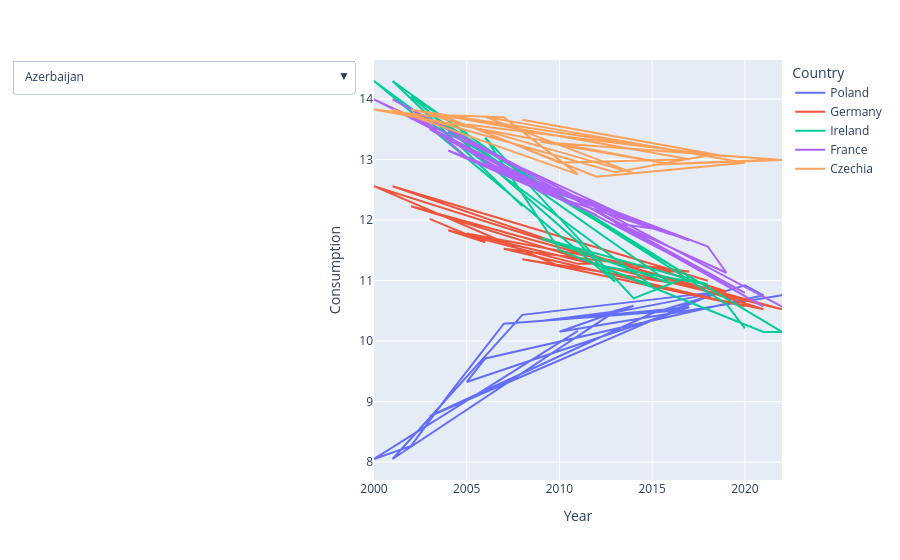

The code cell stored with this chart in its notebook:
### Code cell
fig = px.line(
    df_subset,
    x="Year",
    y="Consumption",
    color="Country"
)

fig.update_layout(
    updatemenus=[
        dict(
            buttons=[
                dict(
                    label=country,
                    method="update",
                    args=[{"visible": [c == country for c in df3["Country"].unique()]}]
                )
                for country in df3["Country"].unique()
            ],
            direction="down"
        )
    ]
)

fig.show()

### Figure 1 — Plotly figure (JSON) as saved in the notebook; plotly's stock layout.template omitted (floating-point values rounded to 4 significant figures)
{"data": [{"hovertemplate": "Country=Poland<br>Year=%{x}<br>Consumption=%{y}<extra></extra>", "legendgroup": "Poland", "line": {"color": "#636efa", "dash": "solid"}, "marker": {"symbol": "circle"}, "mode": "lines", "name": "Poland", "orientation": "v", "showlegend": true, "type": "scatter", "x": [2022, 2010, 2014, 2012, 2019, 2008, 2001, 2013, 2009, 2017, 2005, 2006, 2021, 2020, 2015, 2003, 2018, 2016, 2007, 2004, 2002, 2000, 2011], "xaxis": "x", "y": [10.76, 10.15, 10.58, 10.42, 10.83, 10.43, 8.05, 10.49, 10.33, 10.56, 9.323, 9.713, 10.76, 10.92, 10.46, 8.757, 10.74, 10.5, 10.29, 9.103, 8.267, 8.05, 10.17], "yaxis": "y"}, {"hovertemplate": "Country=Germany<br>Year=%{x}<br>Consumption=%{y}<extra></extra>", "legendgroup": "Germany", "line": {"color": "#EF553B", "dash": "solid"}, "marker": {"symbol": "circle"}, "mode": "lines", "name": "Germany", "orientation": "v", "showlegend": true, "type": "scatter", "x": [2018, 2001, 2013, 2014, 2015, 2019, 2008, 2009, 2021, 2000, 2010, 2020, 2007, 2017, 2016, 2005, 2022, 2002, 2012, 2011, 2004, 2006, 2003], "xaxis": "x", "y": [11.0, 12.56, 11.3, 11.22, 11.21, 10.82, 11.35, 11.3, 10.53, 12.56, 11.24, 10.58, 11.53, 11.15, 11.15, 11.78, 10.53, 12.23, 11.28, 11.28, 11.83, 11.63, 12.02], "yaxis": "y"}, {"hovertemplate": "Country=Ireland<br>Year=%{x}<br>Consumption=%{y}<extra></extra>", "legendgroup": "Ireland", "line": {"color": "#00cc96", "dash": "solid"}, "marker": {"symbol": "circle"}, "mode": "lines", "name": "Ireland", "orientation": "v", "showlegend": true, "type": "scatter", "x": [2008, 2001, 2007, 2017, 2014, 2006, 2010, 2021, 2022, 2004, 2005, 2002, 2011, 2013, 2000, 2015, 2012, 2018, 2009, 2016, 2003, 2019, 2020], "xaxis": "x", "y": [12.23, 14.3, 12.98, 11.07, 10.71, 13.36, 11.51, 10.15, 10.15, 13.46, 13.44, 14.05, 11.64, 10.98, 14.3, 10.91, 11.26, 10.94, 11.7, 10.96, 13.76, 10.61, 10.21], "yaxis": "y"}, {"hovertemplate": "Country=France<br>Year=%{x}<br>Consumption=%{y}<extra></extra>", "legendgroup": "France", "line": {"color": "#ab63fa", "dash": "solid"}, "marker": {"symbol": "circle"}, "mode": "lines", "name": "France", "orientation": "v", "showlegend": true, "type": "scatter", "x": [2002, 2005, 2008, 2017, 2007, 2010, 2000, 2015, 2013, 2021, 2011, 2014, 2019, 2018, 2006, 2012, 2004, 2016, 2009, 2003, 2020, 2001, 2022], "xaxis": "x", "y": [13.84, 13.04, 12.65, 11.66, 12.83, 12.43, 14.0, 11.86, 11.95, 10.57, 12.31, 11.83, 11.13, 11.56, 12.96, 12.08, 13.15, 11.77, 12.47, 13.5, 10.8, 14.0, 10.57], "yaxis": "y"}, {"hovertemplate": "Country=Czechia<br>Year=%{x}<br>Consumption=%{y}<extra></extra>", "legendgroup": "Czechia", "line": {"color": "#FFA15A", "dash": "solid"}, "marker": {"symbol": "circle"}, "mode": "lines", "name": "Czechia", "orientation": "v", "showlegend": true, "type": "scatter", "x": [2008, 2019, 2005, 2010, 2017, 2002, 2018, 2013, 2001, 2011, 2007, 2003, 2014, 2006, 2020, 2012, 2004, 2000, 2016, 2009, 2022, 2015, 2021], "xaxis": "x", "y": [13.66, 13.05, 13.58, 12.95, 13.01, 13.82, 13.07, 12.79, 13.83, 12.76, 13.7, 13.74, 12.78, 13.71, 12.95, 12.72, 13.69, 13.83, 12.92, 13.29, 12.99, 12.92, 12.99], "yaxis": "y"}], "layout": {"legend": {"title": {"text": "Country"}, "tracegroupgap": 0}, "margin": {"t": 60}, "updatemenus": [{"buttons": [{"args": [{"visible": [true, false, false, false, false, false, false, false, false, false, false, false, false, false, false, false, false, false, false, false, false, false, false, false, false, false, false, false, false, false, false, false, false, false, false, false, false, false, false, false, false, false, false, false, false, false, false, false, false, false, false]}], "label": "Azerbaijan", "method": "update"}, {"args": [{"visible": [false, true, false, false, false, false, false, false, false, false, false, false, false, false, false, false, false, false, false, false, false, false, false, false, false, false, false, false, false, false, false, false, false, false, false, false, false, false, false, false, false, false, false, false, false, false, false, false, false, false, false]}], "label": "Portugal", "method": "update"}, {"args": [{"visible": [false, false, true, false, false, false, false, false, false, false, false, false, false, false, false, false, false, false, false, false, false, false, false, false, false, false, false, false, false, false, false, false, false, false, false, false, false, false, false, false, false, false, false, false, false, false, false, false, false, false, false]}], "label": "Tajikistan", "method": "update"}, {"args": [{"visible": [false, false, false, true, false, false, false, false, false, false, false, false, false, false, false, false, false, false, false, false, false, false, false, false, false, false, false, false, false, false, false, false, false, false, false, false, false, false, false, false, false, false, false, false, false, false, false, false, false, false, false]}], "label": "Netherlands (Kingdom of the)", "method": "update"}, {"args": [{"visible": [false, false, false, false, true, false, false, false, false, false, false, false, false, false, false, false, false, false, false, false, false, false, false, false, false, false, false, false, false, false, false, false, false, false, false, false, false, false, false, false, false, false, false, false, false, false, false, false, false, false, false]}], "label": "Poland", "method": "update"}, {"args": [{"visible": [false, false, false, false, false, true, false, false, false, false, false, false, false, false, false, false, false, false, false, false, false, false, false, false, false, false, false, false, false, false, false, false, false, false, false, false, false, false, false, false, false, false, false, false, false, false, false, false, false, false, false]}], "label": "Latvia", "method": "update"}, {"args": [{"visible": [false, false, false, false, false, false, true, false, false, false, false, false, false, false, false, false, false, false, false, false, false, false, false, false, false, false, false, false, false, false, false, false, false, false, false, false, false, false, false, false, false, false, false, false, false, false, false, false, false, false, false]}], "label": "Kazakhstan", "method": "update"}, {"args": [{"visible": [false, false, false, false, false, false, false, true, false, false, false, false, false, false, false, false, false, false, false, false, false, false, false, false, false, false, false, false, false, false, false, false, false, false, false, false, false, false, false, false, false, false, false, false, false, false, false, false, false, false, false]}], "label": "Malta", "method": "update"}, {"args": [{"visible": [false, false, false, false, false, false, false, false, true, false, false, false, false, false, false, false, false, false, false, false, false, false, false, false, false, false, false, false, false, false, false, false, false, false, false, false, false, false, false, false, false, false, false, false, false, false, false, false, false, false, false]}], "label": "Israel", "method": "update"}, {"args": [{"visible": [false, false, false, false, false, false, false, false, false, true, false, false, false, false, false, false, false, false, false, false, false, false, false, false, false, false, false, false, false, false, false, false, false, false, false, false, false, false, false, false, false, false, false, false, false, false, false, false, false, false, false]}], "label": "Andorra", "method": "update"}, {"args": [{"visible": [false, false, false, false, false, false, false, false, false, false, true, false, false, false, false, false, false, false, false, false, false, false, false, false, false, false, false, false, false, false, false, false, false, false, false, false, false, false, false, false, false, false, false, false, false, false, false, false, false, false, false]}], "label": "Denmark", "method": "update"}, {"args": [{"visible": [false, false, false, false, false, false, false, false, false, false, false, true, false, false, false, false, false, false, false, false, false, false, false, false, false, false, false, false, false, false, false, false, false, false, false, false, false, false, false, false, false, false, false, false, false, false, false, false, false, false, false]}], "label": "North Macedonia", "method": "update"}, {"args": [{"visible": [false, false, false, false, false, false, false, false, false, false, false, false, true, false, false, false, false, false, false, false, false, false, false, false, false, false, false, false, false, false, false, false, false, false, false, false, false, false, false, false, false, false, false, false, false, false, false, false, false, false, false]}], "label": "Lithuania", "method": "update"}, {"args": [{"visible": [false, false, false, false, false, false, false, false, false, false, false, false, false, true, false, false, false, false, false, false, false, false, false, false, false, false, false, false, false, false, false, false, false, false, false, false, false, false, false, false, false, false, false, false, false, false, false, false, false, false, false]}], "label": "Romania", "method": "update"}, {"args": [{"visible": [false, false, false, false, false, false, false, false, false, false, false, false, false, false, true, false, false, false, false, false, false, false, false, false, false, false, false, false, false, false, false, false, false, false, false, false, false, false, false, false, false, false, false, false, false, false, false, false, false, false, false]}], "label": "Bosnia and Herzegovina", "method": "update"}, {"args": [{"visible": [false, false, false, false, false, false, false, false, false, false, false, false, false, false, false, true, false, false, false, false, false, false, false, false, false, false, false, false, false, false, false, false, false, false, false, false, false, false, false, false, false, false, false, false, false, false, false, false, false, false, false]}], "label": "Albania", "method": "update"}, {"args": [{"visible": [false, false, false, false, false, false, false, false, false, false, false, false, false, false, false, false, true, false, false, false, false, false, false, false, false, false, false, false, false, false, false, false, false, false, false, false, false, false, false, false, false, false, false, false, false, false, false, false, false, false, false]}], "label": "Sweden", "method": "update"}, {"args": [{"visible": [false, false, false, false, false, false, false, false, false, false, false, false, false, false, false, false, false, true, false, false, false, false, false, false, false, false, false, false, false, false, false, false, false, false, false, false, false, false, false, false, false, false, false, false, false, false, false, false, false, false, false]}], "label": "Kyrgyzstan", "method": "update"}, {"args": [{"visible": [false, false, false, false, false, false, false, false, false, false, false, false, false, false, false, false, false, false, true, false, false, false, false, false, false, false, false, false, false, false, false, false, false, false, false, false, false, false, false, false, false, false, false, false, false, false, false, false, false, false, false]}], "label": "Turkmenistan", "method": "update"}, {"args": [{"visible": [false, false, false, false, false, false, false, false, false, false, false, false, false, false, false, false, false, false, false, true, false, false, false, false, false, false, false, false, false, false, false, false, false, false, false, false, false, false, false, false, false, false, false, false, false, false, false, false, false, false, false]}], "label": "Belarus", "method": "update"}, {"args": [{"visible": [false, false, false, false, false, false, false, false, false, false, false, false, false, false, false, false, false, false, false, false, true, false, false, false, false, false, false, false, false, false, false, false, false, false, false, false, false, false, false, false, false, false, false, false, false, false, false, false, false, false, false]}], "label": "Bulgaria", "method": "update"}, {"args": [{"visible": [false, false, false, false, false, false, false, false, false, false, false, false, false, false, false, false, false, false, false, false, false, true, false, false, false, false, false, false, false, false, false, false, false, false, false, false, false, false, false, false, false, false, false, false, false, false, false, false, false, false, false]}], "label": "Türkiye", "method": "update"}, {"args": [{"visible": [false, false, false, false, false, false, false, false, false, false, false, false, false, false, false, false, false, false, false, false, false, false, true, false, false, false, false, false, false, false, false, false, false, false, false, false, false, false, false, false, false, false, false, false, false, false, false, false, false, false, false]}], "label": "Hungary", "method": "update"}, {"args": [{"visible": [false, false, false, false, false, false, false, false, false, false, false, false, false, false, false, false, false, false, false, false, false, false, false, true, false, false, false, false, false, false, false, false, false, false, false, false, false, false, false, false, false, false, false, false, false, false, false, false, false, false, false]}], "label": "Georgia", "method": "update"}, {"args": [{"visible": [false, false, false, false, false, false, false, false, false, false, false, false, false, false, false, false, false, false, false, false, false, false, false, false, true, false, false, false, false, false, false, false, false, false, false, false, false, false, false, false, false, false, false, false, false, false, false, false, false, false, false]}], "label": "Cyprus", "method": "update"}, {"args": [{"visible": [false, false, false, false, false, false, false, false, false, false, false, false, false, false, false, false, false, false, false, false, false, false, false, false, false, true, false, false, false, false, false, false, false, false, false, false, false, false, false, false, false, false, false, false, false, false, false, false, false, false, false]}], "label": "Estonia", "method": "update"}, {"args": [{"visible": [false, false, false, false, false, false, false, false, false, false, false, false, false, false, false, false, false, false, false, false, false, false, false, false, false, false, true, false, false, false, false, false, false, false, false, false, false, false, false, false, false, false, false, false, false, false, false, false, false, false, false]}], "label": "Armenia", "method": "update"}, {"args": [{"visible": [false, false, false, false, false, false, false, false, false, false, false, false, false, false, false, false, false, false, false, false, false, false, false, false, false, false, false, true, false, false, false, false, false, false, false, false, false, false, false, false, false, false, false, false, false, false, false, false, false, false, false]}], "label": "Germany", "method": "update"}, {"args": [{"visible": [false, false, false, false, false, false, false, false, false, false, false, false, false, false, false, false, false, false, false, false, false, false, false, false, false, false, false, false, true, false, false, false, false, false, false, false, false, false, false, false, false, false, false, false, false, false, false, false, false, false, false]}], "label": "Spain", "method": "update"}, {"args": [{"visible": [false, false, false, false, false, false, false, false, false, false, false, false, false, false, false, false, false, false, false, false, false, false, false, false, false, false, false, false, false, true, false, false, false, false, false, false, false, false, false, false, false, false, false, false, false, false, false, false, false, false, false]}], "label": "Austria", "method": "update"}, {"args": [{"visible": [false, false, false, false, false, false, false, false, false, false, false, false, false, false, false, false, false, false, false, false, false, false, false, false, false, false, false, false, false, false, true, false, false, false, false, false, false, false, false, false, false, false, false, false, false, false, false, false, false, false, false]}], "label": "Iceland", "method": "update"}, {"args": [{"visible": [false, false, false, false, false, false, false, false, false, false, false, false, false, false, false, false, false, false, false, false, false, false, false, false, false, false, false, false, false, false, false, true, false, false, false, false, false, false, false, false, false, false, false, false, false, false, false, false, false, false, false]}], "label": "Luxembourg", "method": "update"}, {"args": [{"visible": [false, false, false, false, false, false, false, false, false, false, false, false, false, false, false, false, false, false, false, false, false, false, false, false, false, false, false, false, false, false, false, false, true, false, false, false, false, false, false, false, false, false, false, false, false, false, false, false, false, false, false]}], "label": "Ireland", "method": "update"}, {"args": [{"visible": [false, false, false, false, false, false, false, false, false, false, false, false, false, false, false, false, false, false, false, false, false, false, false, false, false, false, false, false, false, false, false, false, false, true, false, false, false, false, false, false, false, false, false, false, false, false, false, false, false, false, false]}], "label": "Finland", "method": "update"}, {"args": [{"visible": [false, false, false, false, false, false, false, false, false, false, false, false, false, false, false, false, false, false, false, false, false, false, false, false, false, false, false, false, false, false, false, false, false, false, true, false, false, false, false, false, false, false, false, false, false, false, false, false, false, false, false]}], "label": "Greece", "method": "update"}, {"args": [{"visible": [false, false, false, false, false, false, false, false, false, false, false, false, false, false, false, false, false, false, false, false, false, false, false, false, false, false, false, false, false, false, false, false, false, false, false, true, false, false, false, false, false, false, false, false, false, false, false, false, false, false, false]}], "label": "France", "method": "update"}, {"args": [{"visible": [false, false, false, false, false, false, false, false, false, false, false, false, false, false, false, false, false, false, false, false, false, false, false, false, false, false, false, false, false, false, false, false, false, false, false, false, true, false, false, false, false, false, false, false, false, false, false, false, false, false, false]}], "label": "Serbia", "method": "update"}, {"args": [{"visible": [false, false, false, false, false, false, false, false, false, false, false, false, false, false, false, false, false, false, false, false, false, false, false, false, false, false, false, false, false, false, false, false, false, false, false, false, false, true, false, false, false, false, false, false, false, false, false, false, false, false, false]}], "label": "Slovenia", "method": "update"}, {"args": [{"visible": [false, false, false, false, false, false, false, false, false, false, false, false, false, false, false, false, false, false, false, false, false, false, false, false, false, false, false, false, false, false, false, false, false, false, false, false, false, false, true, false, false, false, false, false, false, false, false, false, false, false, false]}], "label": "Slovakia", "method": "update"}, {"args": [{"visible": [false, false, false, false, false, false, false, false, false, false, false, false, false, false, false, false, false, false, false, false, false, false, false, false, false, false, false, false, false, false, false, false, false, false, false, false, false, false, false, true, false, false, false, false, false, false, false, false, false, false, false]}], "label": "Ukraine", "method": "update"}, {"args": [{"visible": [false, false, false, false, false, false, false, false, false, false, false, false, false, false, false, false, false, false, false, false, false, false, false, false, false, false, false, false, false, false, false, false, false, false, false, false, false, false, false, false, true, false, false, false, false, false, false, false, false, false, false]}], "label": "United Kingdom of Great Britain and Northern Ireland", "method": "update"}, {"args": [{"visible": [false, false, false, false, false, false, false, false, false, false, false, false, false, false, false, false, false, false, false, false, false, false, false, false, false, false, false, false, false, false, false, false, false, false, false, false, false, false, false, false, false, true, false, false, false, false, false, false, false, false, false]}], "label": "Italy", "method": "update"}, {"args": [{"visible": [false, false, false, false, false, false, false, false, false, false, false, false, false, false, false, false, false, false, false, false, false, false, false, false, false, false, false, false, false, false, false, false, false, false, false, false, false, false, false, false, false, false, true, false, false, false, false, false, false, false, false]}], "label": "Croatia", "method": "update"}, {"args": [{"visible": [false, false, false, false, false, false, false, false, false, false, false, false, false, false, false, false, false, false, false, false, false, false, false, false, false, false, false, false, false, false, false, false, false, false, false, false, false, false, false, false, false, false, false, true, false, false, false, false, false, false, false]}], "label": "Montenegro", "method": "update"}, {"args": [{"visible": [false, false, false, false, false, false, false, false, false, false, false, false, false, false, false, false, false, false, false, false, false, false, false, false, false, false, false, false, false, false, false, false, false, false, false, false, false, false, false, false, false, false, false, false, true, false, false, false, false, false, false]}], "label": "Republic of Moldova", "method": "update"}, {"args": [{"visible": [false, false, false, false, false, false, false, false, false, false, false, false, false, false, false, false, false, false, false, false, false, false, false, false, false, false, false, false, false, false, false, false, false, false, false, false, false, false, false, false, false, false, false, false, false, true, false, false, false, false, false]}], "label": "Belgium", "method": "update"}, {"args": [{"visible": [false, false, false, false, false, false, false, false, false, false, false, false, false, false, false, false, false, false, false, false, false, false, false, false, false, false, false, false, false, false, false, false, false, false, false, false, false, false, false, false, false, false, false, false, false, false, true, false, false, false, false]}], "label": "Russian Federation", "method": "update"}, {"args": [{"visible": [false, false, false, false, false, false, false, false, false, false, false, false, false, false, false, false, false, false, false, false, false, false, false, false, false, false, false, false, false, false, false, false, false, false, false, false, false, false, false, false, false, false, false, false, false, false, false, true, false, false, false]}], "label": "Norway", "method": "update"}, {"args": [{"visible": [false, false, false, false, false, false, false, false, false, false, false, false, false, false, false, false, false, false, false, false, false, false, false, false, false, false, false, false, false, false, false, false, false, false, false, false, false, false, false, false, false, false, false, false, false, false, false, false, true, false, false]}], "label": "Uzbekistan", "method": "update"}, {"args": [{"visible": [false, false, false, false, false, false, false, false, false, false, false, false, false, false, false, false, false, false, false, false, false, false, false, false, false, false, false, false, false, false, false, false, false, false, false, false, false, false, false, false, false, false, false, false, false, false, false, false, false, true, false]}], "label": "Switzerland", "method": "update"}, {"args": [{"visible": [false, false, false, false, false, false, false, false, false, false, false, false, false, false, false, false, false, false, false, false, false, false, false, false, false, false, false, false, false, false, false, false, false, false, false, false, false, false, false, false, false, false, false, false, false, false, false, false, false, false, true]}], "label": "Czechia", "method": "update"}], "direction": "down"}], "xaxis": {"anchor": "y", "domain": [0, 1], "title": {"text": "Year"}}, "yaxis": {"anchor": "x", "domain": [0, 1], "title": {"text": "Consumption"}}}}
